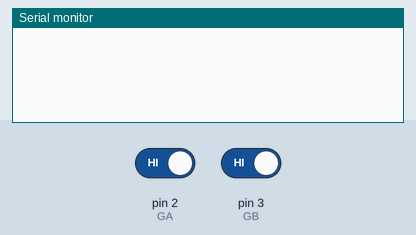
Bench run of a sketch on a simulated Arduino Uno, built with avr-gcc and run on an emulated ATmega328P. On the bench: the last lines printed to the serial monitor. Inputs (shaded band) come from the test bench; at power-on: pin 2 (GA) HIGH, pin 3 (GB) HIGH.

Above: at 1.2 s.
1.3 s: pin 2 (GA) driven LOW
At 1.44 s:
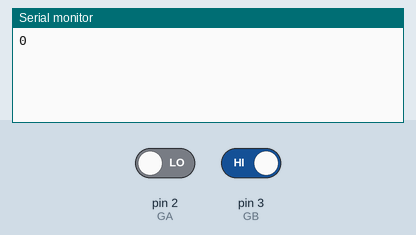
3.1 s: pin 3 (GB) driven LOW
4.6 s: pin 3 (GB) driven HIGH
At 6.55 s:
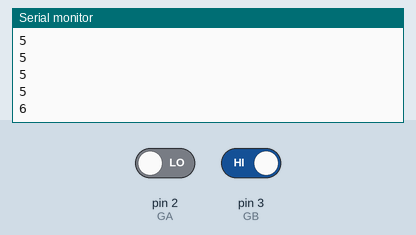
Timing chart, 0 to 8.1 s (numbered marks = the images above; inputs shaded):
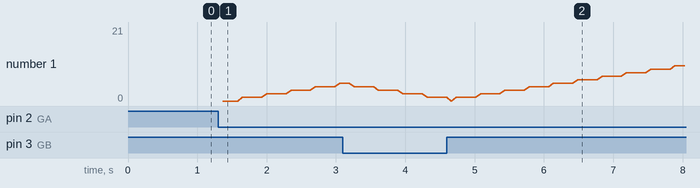

The sketch:

Test_Encoder.ino
```cpp
#define GA 2
#define GB 3

int a;


void setup() {
  // put your setup code here, to run once:
  Serial.begin(9600);
  pinMode(GA,INPUT);
  pinMode(GB,INPUT);
}

void loop() {
  // put your main code here, to run repeatedly:
  if(!digitalRead(GA)){
    if(!digitalRead(GB)){
      a--;
    }
    else{
      a++;
    }
    delay(70);
    Serial.println(a/5);
  }
}
```

Measured:
- after the input at 1.3 s, the serial monitor: prints a new line after 0.07 s (image 1)
- after the input at 4.6 s, the serial monitor: prints a new line after 1.9 s (image 2)
